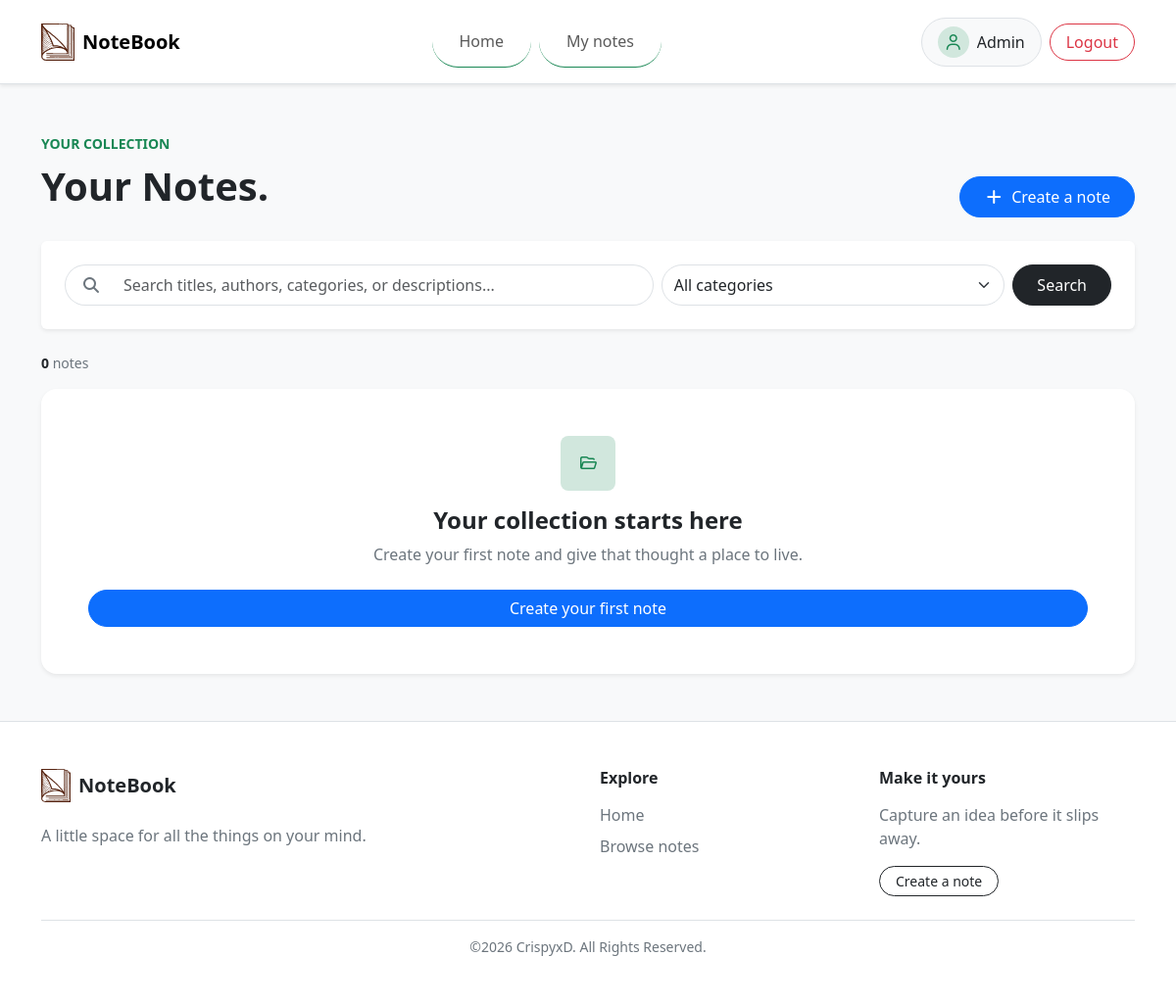
/notes/ (signed in), run on an earlier commit of the app's database.
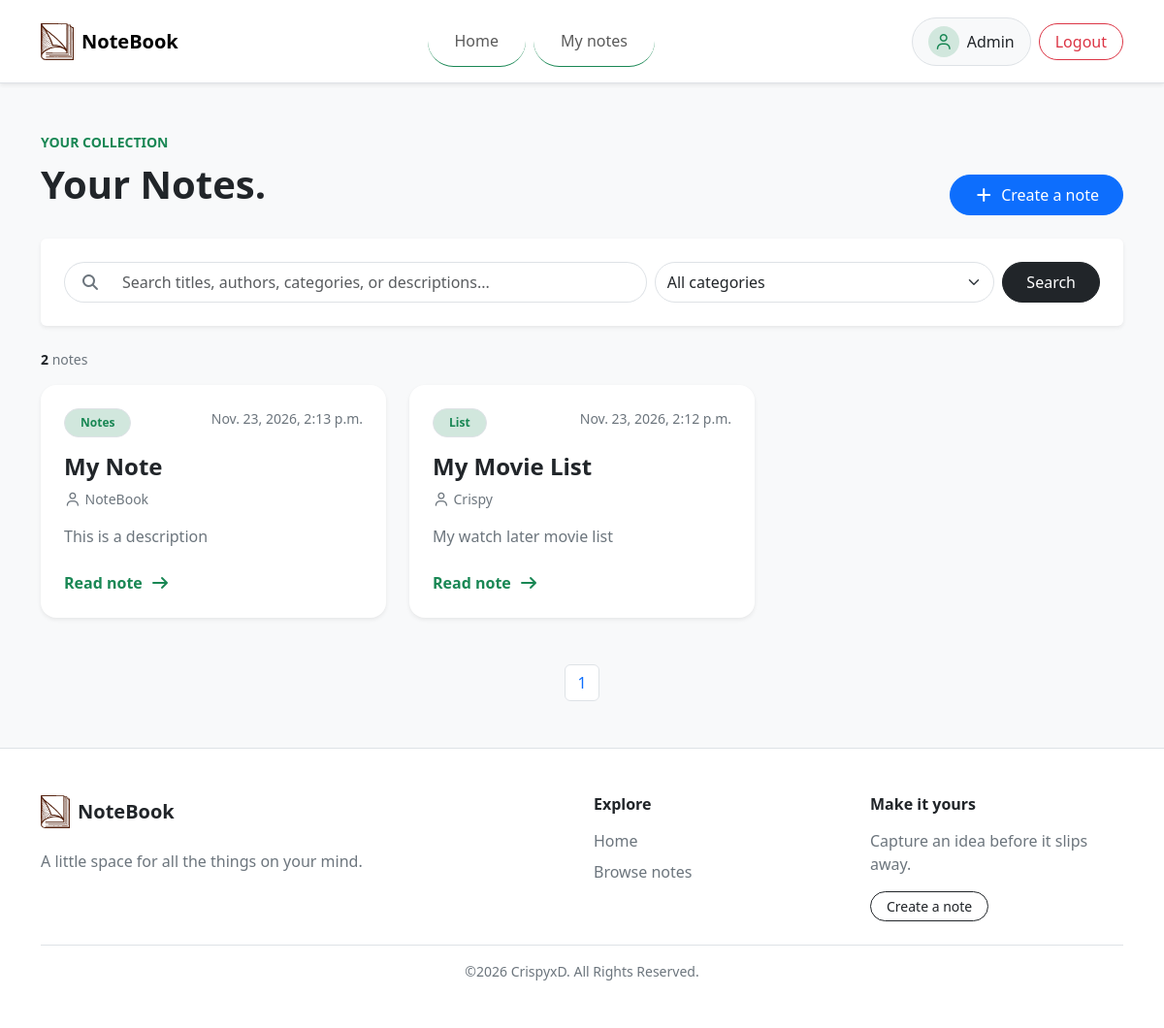
And on a later commit of the database.
### apps/Note/models.py (models this page shows, shortened)
class NoteModel(models.Model):
    title = models.CharField(max_length=255)
    author = models.CharField(max_length=255,default="Unknown")
    owner = models.ForeignKey(settings.AUTH_USER_MODEL,on_delete=models.CASCADE,null=True)
    category = models.ForeignKey(CateogryModel,on_delete=models.SET_NULL,blank=True,null=True)
    Text = models.TextField()
    description = models.TextField(blank=True,null=True)
    created_at = models.DateTimeField(auto_now_add=True)
    updated_at = models.DateTimeField(auto_now=True)

### apps/NoteCategory/models.py (models this page shows)
class CateogryModel(models.Model):
    name = models.CharField(max_length=255)
    created_at = models.DateTimeField(auto_now_add=True)
    updated_at = models.DateTimeField(auto_now=True)
    def __str__(self):
        return self.name

### views/page_views.py (the view)
# urls.py: path('notes/',page_views.notes,name='notes'),
@login_required
def notes(request):
    notes = NoteModel.objects.filter(owner=request.user).order_by("-created_at")
    category = CateogryModel.objects.all()
    search = request.GET.get("search","").strip()
    category_search = request.GET.get("category_search", "")
    if search:
        notes = notes.filter(Q(title__icontains = search)|Q(author__icontains=search)|Q(category__name__icontains=search)|Q(description__icontains=search))
    if category_search:
        notes = notes.filter(category_id = category_search)
    paginator = Paginator(notes,6)
    page_number = request.GET.get('page')
    product_page = paginator.get_page(page_number)
    context = {
        'notes':notes,
        'category':category,
        'cat_search':category_search,
        'note_pagination':product_page,
        'search':search,
    }
    return render(request,"notes.html",context)

### templates/notes.html (shortened to what this page needs)
{% extends 'components/base.html' %}
{% block body %}
<div class="container py-5">
    <div class="d-flex flex-column flex-md-row justify-content-between align-items-md-end gap-3 mb-4">
        <div>
            <span class="small fw-bold text-success text-uppercase">Your collection</span>
            <h1 class="display-6 fw-bold mt-2 mb-2">Your Notes.</h1>
        </div>
        <a href="{% url 'note_create' %}" class="btn btn-primary rounded-pill px-4 py-2">
            <i class="fa-solid fa-plus me-2" aria-hidden="true"></i>Create a note
        </a>
    </div>
    <form method="get" class="card border-0 shadow-sm p-3 p-md-4 mb-4" role="search">
        <div class="row g-2">
            <div class="col-12 col-md">
                <div class="input-group">
                    <span class="input-group-text bg-white border-end-0 rounded-start-pill ps-3">
                        <i class="fa-solid fa-magnifying-glass text-secondary" aria-hidden="true"></i>
                    </span>
                    <input id="note-search" name="search" value="{{ request.GET.search }}"
                        class="form-control border-start-0 rounded-end-pill py-2" type="search"
                        placeholder="Search titles, authors, categories, or descriptions..." aria-label="Search notes">
                </div>
            </div>
            <div class="col-12 col-sm-7 col-md-4">
                <select id="note-category" class="form-select rounded-pill py-2" name="category_search">
                    <option value="">All categories</option>
                </select>
            </div>
            <div class="col-12 col-sm-5 col-md-auto">
                <button class="btn btn-dark rounded-pill py-2 px-4 w-100" type="submit">Search</button>
            </div>
        </div>
    </form>
    <div class="d-flex justify-content-between align-items-center mb-3">
        <p class="small text-secondary mb-0">
            <span class="fw-semibold text-dark">{{ notes|length }}</span> note{{ notes|length|pluralize }}
        </p>
    </div>
    {% if notes %}
    <div id="notes-list" class="row g-3 g-lg-4">
        {% for note in note_pagination %}
        <div class="col-12 col-md-6 col-xl-4" data-note-card>
            <article class="card border-0 shadow-sm rounded-4 h-100 p-4 d-flex flex-column">
                <div class="d-flex justify-content-between align-items-start gap-2 mb-3">
                    <span class="badge rounded-pill bg-success-subtle text-success border px-3 py-2 text-truncate">{{ note.category }}</span>
                    <small class="text-secondary text-nowrap">{{ note.created_at }}</small>
                </div>
                <h2 class="h4 fw-bold mb-2">{{ note.title }}</h2>
                <p class="small text-secondary mb-3">
                    <i class="fa-regular fa-user me-1" aria-hidden="true"></i>{{ note.author }}
                </p>
                <p class="text-secondary mb-4 text-break">
                    {{ note.description }}
                </p>
                <a href="{% url 'notes_details' note.id %}"
                    class="link-success fw-semibold text-decoration-none mt-auto">
                    Read note <i class="fa-solid fa-arrow-right ms-1" aria-hidden="true"></i>
                </a>
            </article>
        </div>
        {% endfor %}
    </div>
    <nav class="mt-5" aria-label="Notes pagination Page navigation">
        <ul class="pagination justify-content-center mb-0">
            {% for page_num in note_pagination.paginator.page_range %}
            <li class="page-item"><a class="page-link"
                    href="?page={{page_num}}&search={{search}}&category={{cat_search}}">{{page_num}}</a></li>
            {% endfor %}
        </ul>
    </nav>
    {% else %}
    <div class="card border-0 shadow-sm rounded-4 text-center p-5">
        <span
            class="d-inline-flex align-items-center justify-content-center rounded-3 bg-success-subtle text-success mx-auto"
            style="width: 3.5rem; height: 3.5rem;"><i class="fa-regular fa-folder-open" aria-hidden="true"></i></span>
        {% if request.GET.search or cat_search %}
        <h2 class="h4 fw-bold mt-3">No notes found</h2>
        <p class="text-secondary mb-4">Try another search or clear your filters to see all your notes.</p>
        <a href="{% url 'notes' %}" class="btn btn-outline-dark rounded-pill px-4">Clear filters</a>
        {% else %}
        <h2 class="h4 fw-bold mt-3">Your collection starts here</h2>
        <p class="text-secondary mb-4">Create your first note and give that thought a place to live.</p>
        <a href="{% url 'note_create' %}" class="btn btn-primary rounded-pill px-4">Create your first note</a>
        {% endif %}
    </div>
    {% endif %}
</div>
{% endblock %}

### templates/components/base.html (shortened to what this page needs)
{% load pwa %}
{% load static %}
<!DOCTYPE html>
<html lang="en">
<head>
    <link rel="stylesheet" href="{% static 'css/bootstrap.min.css' %}">
    <link rel="stylesheet" href="{% static 'css/style.css' %}">
    <link rel="stylesheet" href="https://cdnjs.cloudflare.com/ajax/libs/font-awesome/7.0.1/css/all.min.css"
 />
</head>
<body class="min-vh-100 d-flex flex-column bg-light">
    {% include 'components/header.html' %}
    <main class="flex-grow-1">
        {% block body %}{% endblock %}
    </main>
    {% include 'components/footer.html' %}
</body>
</html>

### templates/components/header.html (shortened to what this page needs)
<nav class="navbar navbar-expand-lg bg-white border-bottom shadow-sm">
    <div class="container py-2">
        <a class="navbar-brand d-inline-flex align-items-center gap-2 fw-bold" href="{% url 'index' %}">
            <img src="/media/icon-2026-09-25T12_58_05.466Z.svg" width="34" height="38" alt="">
            <span>NoteBook</span>
        </a>
        <div class="collapse navbar-collapse gap-4" id="navbarSupportedContent">
            <ul class="navbar-nav mx-auto my-3 my-lg-0 gap-lg-2">
                <li class="nav-item btn rounded-pill btn-outline-success border-top-0 border-end-0 border-start-0">
                    <a class="nav-link px-3" href="{% url 'index' %}"> Home </a>
                </li>
                <li class="nav-item btn rounded-pill btn-outline-success border-top-0 border-end-0 border-start-0">
                    <a class="nav-link px-3" href="{% url 'notes' %}">My notes</a>
                </li>
            </ul>
            <div class="d-flex align-items-center justify-content-center gap-2">
                {% if user.is_authenticated %}
                <div class="d-inline-flex align-items-center gap-2 rounded-pill border bg-light px-3 py-2">
                    <span class="d-inline-flex align-items-center justify-content-center rounded-circle bg-success-subtle text-success"
                        style="width: 2rem; height: 2rem;">
                        <i class="fa-regular fa-user"></i>
                    </span>
                    <span class="text-truncate">{{ user.username }}</span>
                </div>
                <div>
                    <a href="{% url 'logout' %}" class="btn btn-outline-danger rounded-pill px-3">
                        Logout
                    </a>
                </div>
                {% endif %}
            </div>
        </div>
    </div>
</nav>

### templates/components/footer.html
<footer class="mt-auto mt-5 border-top bg-white">
    <div class="container py-5">
        <div class="row g-4">
            <div class="col-12 col-md-6">
                <a class="d-inline-flex align-items-center gap-2 text-decoration-none text-dark fw-semibold fs-5"
                    href="{% url 'index' %}">
                    <img src="/media/icon-2026-09-25T12_58_05.466Z.svg" width="30" height="34" alt="">
                    NoteBook
                </a>
                <p class="text-secondary mt-3 mb-0">
                    A little space for all the things on your mind.
                </p>
            </div>
            <div class="col-6 col-md-3">
                <h2 class="h6 fw-semibold mb-3">Explore</h2>
                <ul class="list-unstyled mb-0">
                    <li class="mb-2">
                        <a class="link-secondary text-decoration-none" href="{% url 'index' %}">Home</a>
                    </li>
                    <li>
                        <a class="link-secondary text-decoration-none" href="{% url 'notes' %}">Browse notes</a>
                    </li>
                </ul>
            </div>
            <div class="col-6 col-md-3">
                <h2 class="h6 fw-semibold mb-3">Make it yours</h2>
                <p class="text-secondary mb-3">Capture an idea before it slips away.</p>
                <a class="btn btn-outline-dark btn-sm rounded-pill px-3" href="{% url 'note_create' %}">
                    Create a note
                </a>
            </div>
        </div>
        <div class="border-top mt-4 pt-3 d-flex flex-column flex-sm-row justify-content-center">
            <small class="text-secondary">&copy;2026 CrispyxD. All Rights Reserved.</small>
        </div>
    </div>
</footer>

### static/css/style.css (style rules this page uses)
main { animation: page-enter 500ms ease-out both; }
.navbar { animation: header-enter 450ms ease-out both; }
footer { animation: page-enter 550ms ease-out both; }
main .card { animation: card-enter 500ms ease-out both; }
#notes-list > [data-note-card] { animation: card-enter 500ms ease-out both; }
#notes-list > [data-note-card]:nth-child(2) { animation-delay: 70ms; }
.navbar-brand, .nav-link, .btn, .page-link, main a:not(.btn) { transition: color 180ms ease, background-color 180ms ease, border-color 180ms ease, box-shadow 180ms ease, transform 180ms ease; }
main .card { transition: box-shadow 200ms ease, border-color 200ms ease; }
.form-control, .form-select { transition: border-color 180ms ease, box-shadow 180ms ease; }

What changed in the data, as far as the page shows it:
added NoteModel: category "Notes", created_at "Nov. 23, 2026, 2:13 p.m.", title "My Note", author "NoteBook", description "This is a description"
added NoteModel: category "List", created_at "Nov. 23, 2026, 2:12 p.m.", title "My Movie List", author "Crispy", description "My watch later movie list"
Also different on the page:
{{ notes|length }}: "0" → "2"
new list line: "1"
text no longer shown: "Your collection starts here Create your first note and give that thought a place to live. Create your first note"
